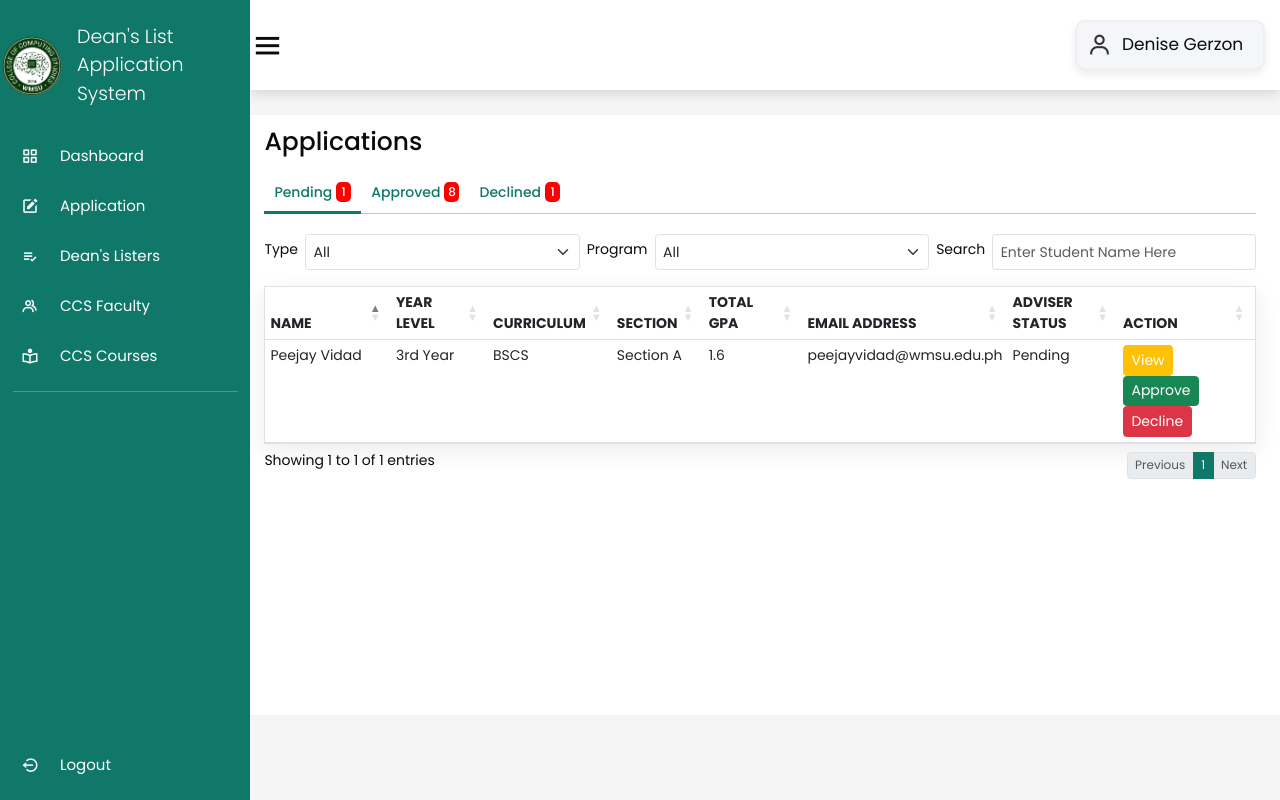
The app's page /apply/admin-application.php (signed in) with its own data.
### tables this page shows
CREATE TABLE `deanslist_applicants` (
  `id` int(11) NOT NULL,
  `user_id` int(11) NOT NULL,
  `user_name` varchar(255) NOT NULL,
  `email` varchar(255) NOT NULL,
  `curriculum` varchar(255) NOT NULL,
  `semester` varchar(255) NOT NULL,
  `year_level` varchar(255) NOT NULL,
  `section` varchar(255) NOT NULL,
  `school_year_id` int(11) NOT NULL,
  `gpa` float NOT NULL,
  `app_status` varchar(255) NOT NULL,
  `app_file` varchar(255) NOT NULL,
  `adviser_id` int(11) NOT NULL,
  `adviser_status` varchar(255) NOT NULL
);

### apply/admin-application.php (the view, shortened to what this page needs)
<?php
include_once '../class/listers.class.php';
?>
<!DOCTYPE html>
<html lang="en">
<head>
    <link rel="stylesheet" href="https://cdn.jsdelivr.net/npm/boxicons@latest/css/boxicons.min.css">
    <link href="../css/style.css?v=<?php echo time(); ?>" rel="stylesheet">
    <link rel="stylesheet" href="//code.jquery.com/ui/1.13.2/themes/base/jquery-ui.css">
    <link href="../css/admin-application.css?v=<?php echo time(); ?>" rel="stylesheet">
    <link href="https://cdn.jsdelivr.net/npm/bootstrap@5.3.0-alpha1/dist/css/bootstrap.min.css" rel="stylesheet">
    <link rel="stylesheet" href="https://cdn.datatables.net/1.13.4/css/dataTables.bootstrap5.min.css">
</head>
<body>
    <div class="side-bar">
        <br>
        <div class="logo-details">
            <img class="logo" style="margin-left:2px" src="../img/ccslogo.png" width="55" height="60">
            <span class="logo-name">Dean's List Application <br> System</span>
        </div>
        <br>
        <ul class="nav-links">
            <li>
                <a href="../dashboard/dashboard.php">
                    <i class='bx bx-grid-alt' ></i>
                    <span class="links-name">Dashboard</span>
                </a>
            </li>
            <?php if($_SESSION['user_type'] == 'student') { ?>
            <li>
                <a href="../apply/application-new.php">
                <i class='bx bxs-edit'></i>
                    <span class="links-name">Application</span>
                </a>
            </li>
            <?php } ?>
            <li>
                <a href="../listers/listers.php">
                <i class='bx bx-list-check'></i>
                    <span class="links-name">Dean's Listers</span>
                </a>
            </li>
            <li>
                <a href="../faculty/faculty.php">
                    <i class='bx bx-group' ></i>
                    <span class="links-name">CCS Faculty</span>
                </a>
            </li>
            <li>
                <a href="../programs/programs.php">
                    <i class='bx bx-book-reader'></i>
                    <span class="links-name">CCS Courses</span>
                </a>
            </li>
            <hr class="line">
            <li id="logout-link">
                <a class="logout-link" href="../login/logout.php" title="Logout">
                    <i class='bx bx-log-out-circle'></i>
                    <span class="links-name">Logout</span>
                </a>
            </li>
        </ul>
    </div>
    <section class="home-section">
        <nav>
            <div class="side-bar-button">
                <i class='bx bx-menu small'></i>
            </div>
            <div class="profile-details">
                <i class='bx bx-user'></i>
                <?php echo '<span class="admin-name">' . $_SESSION['user_firstname'] . ' ' . $_SESSION['user_lastname'] . '</span>'; ?>
            </div>
        </nav>
        <div class="home-content">
            <div class="main-content">
                <h1>Applications</h1>
                <div class="content-table-container">
                    <ul class="nav nav-pills">
                        <li class="nav-item">
                            <a class="pending nav-link d-flex flex-row active" aria-current="page" href="#pending" data-bs-toggle="tab">Pending <div class="number-pending d-flex flex-row justify-content-center align-items-center" style="background-color: red; padding: 2px; border-radius: 5px; font-size: 12px; width: 15px ;height: 20px; padding: 3px; color: white; margin-left: 4px"><?php $sql = "SELECT * FROM deanslist_applicants WHERE app_status = 'Pending'";
                                                                                                                                                                                                                                                                                                                                                                                                $result = mysqli_query($conn, $sql);
                                                                                                                                                                                                                                                                                                                                                                                                echo mysqli_num_rows($result) ?></div> </a>
                        </li>
                        <li class="nav-item">
                            <a class="accepted nav-link d-flex flex-row" href="#accepted" data-bs-toggle="tab">Approved <div class="number-pending d-flex flex-row justify-content-center align-items-center" style="background-color: red; padding: 2px; border-radius: 5px; font-size: 12px; width: 15px ;height: 20px; padding: 3px; color: white; margin-left: 4px"><?php $sql = "SELECT * FROM deanslist_applicants WHERE app_status = 'Accepted'";
                                                                                                                                                                                                                                                                                                                                                                        $result = mysqli_query($conn, $sql);
                                                                                                                                                                                                                                                                                                                                                                        echo mysqli_num_rows($result) ?></div> </a>
                        </li>
                        <li class="nav-item">
                            <a class="declined nav-link d-flex flex-row" href="#declined" data-bs-toggle="tab">Declined <div class="number-pending d-flex flex-row justify-content-center align-items-center" style="background-color: red; padding: 2px; border-radius: 5px; font-size: 12px; width: 15px ;height: 20px; padding: 3px; color: white; margin-left: 4px"><?php $sql = "SELECT * FROM deanslist_applicants WHERE app_status = 'Declined'";
                                                                                                                                                                                                                                                                                                                                                                        $result = mysqli_query($conn, $sql);
                                                                                                                                                                                                                                                                                                                                                                        echo mysqli_num_rows($result) ?></div> </a>
                        </li>
                    </ul>
                    <div class="tab-content">
                        <div class="tab-pane show active" id="pending">
                            <div class="filter-div d-flex flex-row ">
                                <p>Type</p>
                                <select class="form-select type">
                                    <option selected>All</option>
                                </select>
                                <p>Program</p>
                                <select class="form-select program">
                                    <option selected>All</option>
                                </select>
                                <p>Search</p>
                                <input class="form-control search-bar" type="text" placeholder="Enter Student Name Here">
                            </div>
                            <?php
                            $sql = "SELECT * FROM deanslist_applicants WHERE app_status = 'pending'";
                            $result = mysqli_query($conn, $sql);
                            ?>
                            <div class="applicant-table-div">
                                <table class="table" id="pendingTable">
                                    <thead>
                                        <tr>
                                            <th >Name</th>
                                            <th>Year Level</th>
                                            <th>Curriculum</th>
                                            <th>Section</th>
                                            <th scope="col" style="width: 11%">Total GPA</th>
                                            <th scope="col" style="width: 11%">Email Address</th>
                                            <th scope="col" style="width: 14%">Adviser Status</th>
                                            <th scope="col" style="width: 40%">Action</th>
                                        </tr>
                                    </thead>
                                    <tbody>
                                        <?php
                                        if (mysqli_num_rows($result) > 0) {
                                            while ($row = mysqli_fetch_assoc($result)) {
                                                if ($row["year_level"] % 10 == 1 && $row["year_level"] != 11) {
                                                    $suffix = "st";
                                                } else if ($row["year_level"] % 10 == 2 && $row["year_level"] != 12) {
                                                    $suffix = "nd";
                                                } else if ($row["year_level"] % 10 == 3 && $row["year_level"] != 13) {
                                                    $suffix = "rd";
                                                } else {
                                                    $suffix = "th";
                                                }
                                                $user_id = $row["id"];
                                                echo "<tr><td>" . $row["user_name"] . "</td><td>" . $row["year_level"] . $suffix . " Year</td><td>" . strtoupper($row["curriculum"]) . "</td><td>Section " . $row["section"] . "</td><td>" . $row["gpa"] . "</td><td>" . $row["email"] . "</td>" . "<td>" . $row["adviser_status"] . "</td>" . '<td>
                                                <form action="update.php" method="post">
                                                    <button type="button" name="view" class="btn btn-warning view" data-bs-toggle="modal" data-bs-target="#viewModal' . $row["id"] . '" style="color: white">View</button><br>
                                                    <button type="button" name="accept" class="btn btn-success accept" data-bs-toggle="modal" data-bs-target="#confirmModal">Approve</button><br>
                                                    <button type="button submit" name="decline" class="btn btn-danger decline">Decline</button>
                                                    <input type="hidden" name="app_id" value="' . $user_id . '">
                                                </form></td>' . "</tr>";
                                        ?>
                                        <?php
                                            }
                                        }
                                        ?>
                                    </tbody>
                                </table>
                            </div>
                        </div>
                    </div>
                </div>
            </div>
        </div>
    </section>
</body>
</html>

### css/style.css (style rules this page uses)
* { font-family:'Poppins', sans-serif; margin: 0; padding: 0; box-sizing: border-box; font-size: 17px; color : rgb(11, 11, 11); outline: none; border:none; text-decoration: none; }
input, select { width: 100%; padding: 12px; margin: 8px 0; border-radius: 2px; box-sizing: border-box; border: 1px solid rgb(190, 190, 190); }
.side-bar { position: fixed; top: 0; left: 0; width: 200px; height: calc(100vh); background-color: #107869; z-index: 2000; font-family: var(--lato); transition: .3s ease; overflow: hidden; scrollbar-width: none; }
.side-bar .logo-details { height: 80px; display: flex; align-items: center; }
.side-bar .logo-details .logo { font-size: 28px; font-weight: 800; min-width: 60px; justify-items: center; }
.side-bar .logo-details .logo-name { color: #fff; font-size: 19px; font-weight: 300; align-items: center; display: block; margin-left: 15px; }
.side-bar .nav-links { padding: 0 !important; height: calc(100vh); }
.side-bar .nav-links li { position: relative; list-style: none; height: 50px; width: 100%; }
.side-bar .nav-links li a { height: 100%; width: 100%; display: flex; align-items: center; text-decoration: none; }
.side-bar .nav-links li i { min-width: 60px; text-align: center; font-size: 18px; color: #fff; }
.side-bar .nav-links li a .links-name { color: #fff; font-size: 15px; font-weight: 400; white-space: nowrap; }
.side-bar .nav-links .line { margin: 10px auto; width: 90%; height: 1px; border: 0; border-top: 1px solid white; }
.home-section { position: relative; background-color: #f5f5f5; min-height: calc(100vh); width: calc(100% - 250px); left: 250px; }
.home-section nav { position: fixed; top:0; left:20; right:20; z-index: 1000; background-color: var(--white); display: flex; padding-top: 2rem; padding-bottom: 2rem; box-shadow: var(--box-shadow); align-items: center; justify-content: space-between; }
.home-section nav .side-bar-button { display: flex; align-items: center; font-size: 24px; font-weight: 500; }
nav .side-bar-button i { font-size: 35px; margin-right: 10px; }
.home-section nav .profile-details { display: flex; align-items: center; background: #f5f6fa; border: 2px solid #efeef1; border-radius: 10px; height: 50px; min-width: 190px; box-shadow: 0 4px 8px 0 rgba(0,0,0,0.08); margin-right: 15px; }
.home-section nav .profile-details i { font-size: 25px; font-weight: 500; color: #333; margin: 0 10px; white-space: nowrap; }
.table { border-collapse: collapse; text-align: left; vertical-align: middle; width: 100%; overflow: auto; border: 1px solid black; border-radius: 20px; background-color: rgba(233, 239, 232, 0.974); box-shadow: 0 7px 25px rgba(0, 0, 0, 0.08); margin-right:100; }
th, td { padding: 8px; font-size: 14px; }
thead { background-color:#107869; font-size: .9rem; color: white; text-transform: uppercase; letter-spacing: 2%; }
thead th { width: auto; height: fit-content; color: #f5f5f5; }
tbody tr:nth-child(odd) { background-color: #fff; }
.home-section .home-content { position: relative; }
.declined { background-color: red; padding: 10px; color: white; border-radius: 12px; font-size: 12px; }
#logout-link { position: absolute; bottom: 0; margin-bottom: 10px; }
:root { --main-color:#107869; --black:#222; --white:#fff; --light-black:#777; --light-white:#fff9; --dark-bg:rgba(0,0,0,.7); --light-bg:#eee; --border:.1rem solid var(--black); --box-shadow:0 .5rem 1rem rgba(0,0,0,.1); --text-shadow:0 1.5rem 3rem rgba(0,0,0,.3); }
html { font-size: 62.5%; overflow-x: hidden; }
section { padding:5rem 10%; }
.btn { display: inline-block; background: var(--black); margin-top: 1rem; color:var(--white); font-size: 1.7rem; padding:1rem 3rem; cursor: pointer; border-radius: 5px; }

### records on screen
deanslist_applicants: user_name "Peejay Vidad", year_level "3", year_level "rd", curriculum "BSCS", section "A", gpa "1.6", email "peejayvidad@wmsu.edu.ph", adviser_status "Pending"

### other values on screen
$_SESSION['user_firstname'] "Denise"
$_SESSION['user_lastname'] "Gerzon"
mysqli_num_rows($result) "1"
mysqli_num_rows($result) "8"
